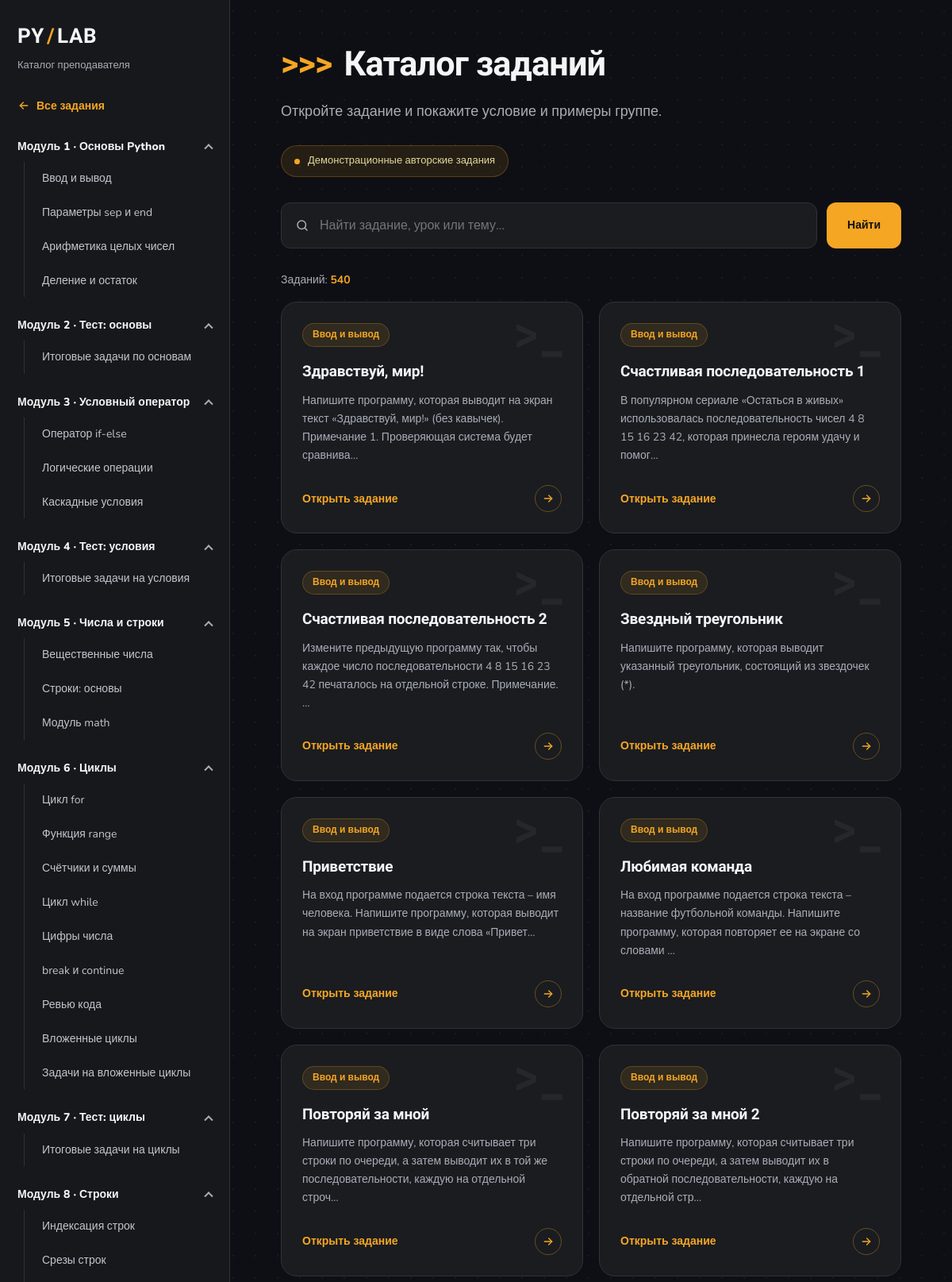
The page / (upper part) on the database its author committed.
### tasks_api/models.py (models this page shows, shortened)
class Module(models.Model):
    title = models.CharField(max_length=50, unique=True)

class Lesson(models.Model):
    title = models.CharField(max_length=64)
    module = models.ForeignKey(to=Module, on_delete=models.CASCADE, related_name='lessons')

class Task(models.Model):
    title = models.CharField(max_length=50)
    description = models.TextField()
    lesson = models.ForeignKey(to=Lesson, on_delete=models.CASCADE, default=1, related_name='tasks')

### tasks_api/views.py (the view)
# urls.py: path('', IndexListView.as_view(), name='index'),
class IndexListView(ListView):
    model = Module
    template_name = 'tasks_api/index.html'
    title = 'home'
    context_object_name = 'modules'
    def get_queryset(self):
        return get_modules_with_tasks()

### tasks_api/views.py (called while the page is built)
def get_modules_with_tasks():
    return Module.objects.order_by('id').prefetch_related(
        Prefetch(
            'lessons',
            queryset=Lesson.objects.order_by('id').prefetch_related(
                Prefetch(
                    'tasks',
                    queryset=Task.objects.order_by('id')
                )
            ),
        )
    )

### tasks_api/templates/tasks_api/index.html (shortened to what this page needs)
{% extends 'tasks_api/base.html' %}
{% load static %}
{% block extra_css %}
	<link rel="stylesheet" href="{% static 'css/index.css' %}">
{% endblock %}
{% block content %}
	<header class="hero">
		<h1>
			<span class="prompt" aria-hidden="true">&gt;&gt;&gt;</span>
			<span class="typed">Каталог заданий</span>
		</h1>
		<p class="lead">Откройте задание и покажите условие и примеры группе.</p>
	</header>
	<p class="notice">Демонстрационные авторские задания</p>
	<form class="search" method="get" role="search">
		<div class="field">
			<input type="search" name="q" id="q" value="{{ query }}" placeholder="Найти задание, урок или тему…">
		</div>
		<button type="submit">Найти</button>
	</form>
	<p class="count" hidden>Заданий: <b data-count></b></p>
	{% include "tasks_api/tasks.html" %}
{% endblock %}

### tasks_api/templates/tasks_api/base.html (shortened to what this page needs)
{% load static %}
<!doctype html>
<html lang="ru">
	<head>
		<link rel="stylesheet" href="{% static 'css/base.css' %}">
		{% block extra_css %}{% endblock %}
	</head>
	<body>
		<aside>
			<a class="brand" href="{% url 'tasks:index' %}">PY<span>/</span>LAB</a>
			<p class="subtitle">Каталог преподавателя</p>
			<a class="catalog-link" href="{% url 'tasks:index' %}">
				<svg viewBox="0 0 24 24" fill="none" stroke="currentColor" stroke-width="2" stroke-linecap="round" stroke-linejoin="round" aria-hidden="true"><path d="M19 12H5"/><path d="M11 6l-6 6 6 6"/></svg>
				Все задания
			</a>
			<nav aria-label="Модули курса">
				{% for module in modules %}
					<details open>
						<summary>{{ module.title }}</summary>
						<div class="lessons">
							{% for lesson in module.lessons.all %}
								{% with first_task=lesson.tasks.all|first %}
									{% if first_task %}
										<a class="task-link{% if task.lesson_id == lesson.id %} active{% endif %}"
										   href="{% url 'tasks:task_detail' first_task.pk %}"{% if task.lesson_id == lesson.id %} aria-current="true"{% endif %}>{{ lesson.title }}</a>
									{% else %}
										<span class="task-link task-link--empty">{{ lesson.title }}</span>
									{% endif %}
								{% endwith %}
							{% endfor %}
						</div>
					</details>
				{% endfor %}
			</nav>
		</aside>
		<main id="content">
			{% block content %}{% endblock %}
		</main>
	</body>
</html>

### tasks_api/templates/tasks_api/tasks.html
<section class="grid" aria-label="Задания">
    {% for module in modules %}
        {% for lesson in module.lessons.all %}
            {% for task in lesson.tasks.all %}
                <a class="card" href="{% url 'tasks:task_detail' task.pk %}">
                    <span class="card-lesson">{{ lesson.title }}</span>
                    <h2>{{ task.title }}</h2>
                    <p>{{ task.description|truncatechars:135 }}</p>
                    <span class="card-bottom">
                        Открыть задание
                        <svg viewBox="0 0 24 24" fill="none" stroke="currentColor" stroke-width="2" stroke-linecap="round" stroke-linejoin="round" aria-hidden="true"><path d="M5 12h14"/><path d="M13 6l6 6-6 6"/></svg>
                    </span>
                </a>
            {% endfor %}
        {% endfor %}
    {% empty %}
        <p class="empty">Задания не найдены. Попробуйте другое слово.</p>
    {% endfor %}
</section>

### static/css/index.css (style rules this page uses)
.hero h1 { display: flex; flex-wrap: wrap; align-items: baseline; gap: 0 .35em; }
.prompt { color: var(--yellow); }
.typed { display: inline-block; animation: type 1s steps(15) .2s backwards; }

### rows shown on the page
Module: title "Модуль 1 · Основы Python"
Lesson: title "Ввод и вывод"
Lesson: title "Параметры sep и end"
Lesson: title "Арифметика целых чисел"
Lesson: title "Деление и остаток"
Module: title "Модуль 2 · Тест: основы"
Lesson: title "Итоговые задачи по основам"
Module: title "Модуль 3 · Условный оператор"
Lesson: title "Оператор if-else"
Lesson: title "Логические операции"
Lesson: title "Каскадные условия"
Module: title "Модуль 4 · Тест: условия"
Lesson: title "Итоговые задачи на условия"
Module: title "Модуль 5 · Числа и строки"
Lesson: title "Вещественные числа"
Lesson: title "Строки: основы"
Lesson: title "Модуль math"
Module: title "Модуль 6 · Циклы"
Lesson: title "Цикл for"
Lesson: title "Функция range"
Lesson: title "Счётчики и суммы"
Lesson: title "Цикл while"
Lesson: title "Цифры числа"
Lesson: title "break и continue"
Lesson: title "Ревью кода"
Lesson: title "Вложенные циклы"
Lesson: title "Задачи на вложенные циклы"
Module: title "Модуль 7 · Тест: циклы"
Lesson: title "Итоговые задачи на циклы"
Module: title "Модуль 8 · Строки"
Lesson: title "Индексация строк"
Lesson: title "Срезы строк"
Task: title "Здравствуй, мир!", description "Напишите программу, которая выводит на экран текст «Здравствуй, мир!» (без кавычек). Примечание 1. Проверяющая система будет сравнива…"
Task: title "Счастливая последовательность 1", description "В популярном сериале «Остаться в живых» использовалась последовательность чисел 4 8 15 16 23 42, которая принесла героям удачу и помог…"
Task: title "Счастливая последовательность 2", description "Измените предыдущую программу так, чтобы каждое число последовательности 4 8 15 16 23 42 печаталось на отдельной строке. Примечание. …"
Task: title "Звездный треугольник", description "Напишите программу, которая выводит указанный треугольник, состоящий из звездочек (*)."
Task: title "Приветствие", description "На вход программе подается строка текста – имя человека. Напишите программу, которая выводит на экран приветствие в виде слова «Привет…"
Task: title "Любимая команда", description "На вход программе подается строка текста – название футбольной команды. Напишите программу, которая повторяет ее на экране со словами …"
Task: title "Повторяй за мной", description "Напишите программу, которая считывает три строки по очереди, а затем выводит их в той же последовательности, каждую на отдельной строч…"
Task: title "Повторяй за мной 2", description "Напишите программу, которая считывает три строки по очереди, а затем выводит их в обратной последовательности, каждую на отдельной стр…"
